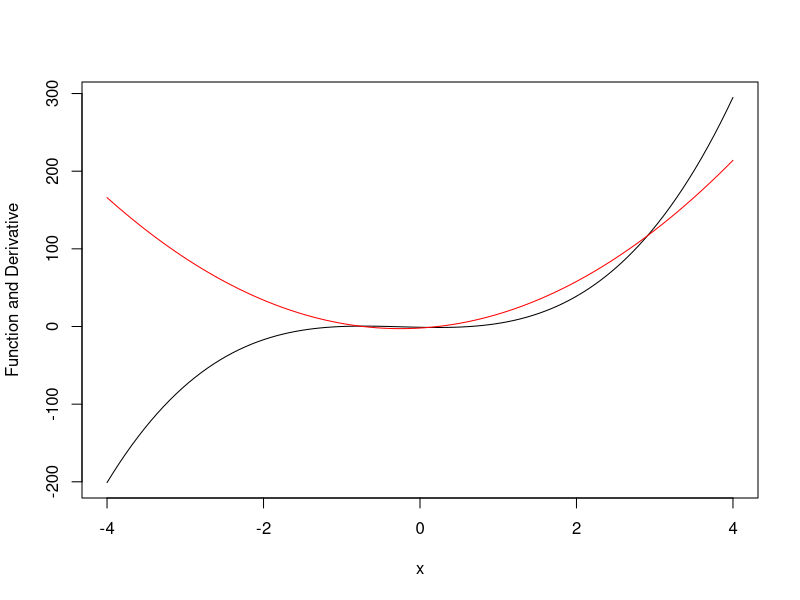

The R source for this figure:

f <- function(x) (4*x^3 + 3 * x^2 - 2 * x - 1)

df <- function(x) {}
body(df) <- D(body(f), 'x')

curve(f, -4, 4, ylab = "Function and Derivative")
curve(df, -4, 4, add = TRUE, col = "Red")
